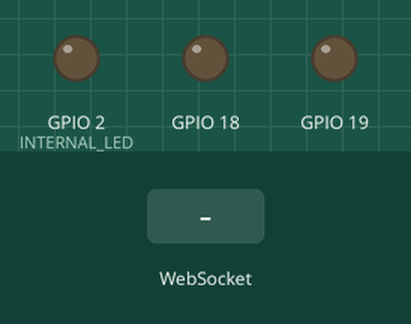
Bench run of a sketch on a simulated ESP32. Shown: output pins drawn as LEDs (lit = HIGH). The test bench sets the inputs (shaded band). WiFi joins after 1.5 s; servers stay silent unless stated; what the sketch prints to the serial monitor is not drawn.

Above: at 0.0 s.
At 1.7 s:
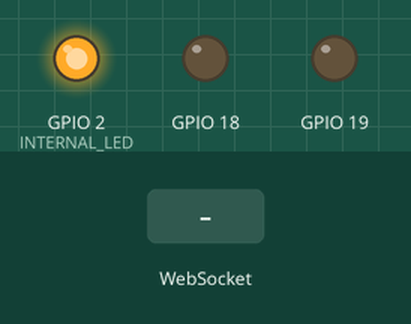
At 4.8 s:
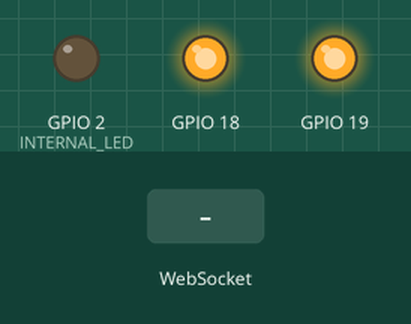
4.9 s: WebSocket text "1" received
Timing chart, 0 to 7.9 s (numbered marks = the images above; inputs shaded):
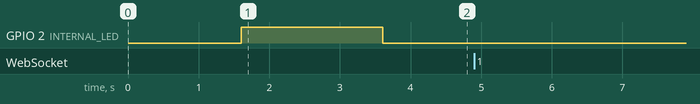

Measured:
- after the input at 4.9 s, every drawn part: stays the same

The sketch:

websocket_arduino.ino
```cpp
#include <WiFi.h>
#include <WebSocketsServer.h>
//#include <HardwareSerial.h>
#include <SoftwareSerial.h>

#define INTERNAL_LED 2

//HardwareSerial Ultrasonic_Sensor(17, 16); //   TX2 (pin 17), RX2 (pin 16)
SoftwareSerial mySerial(16, 17); //    RX2 green (pin 16), TX2 blue (pin 17)

unsigned char data[4] = {};
float distance;

IPAddress local_IP(192,168,1,41);
IPAddress gateway(192,168,1,1);
IPAddress subnet(255,255,255,0);
IPAddress primaryDNS(8,8,8,8);

const char* ssid = "EatAssDownloadFast";
const char* password = "AmericasA$$";
const char *webSocketUrl = "ws://192.168.1.41";
uint8_t count = 10;

WebSocketsServer webSocket = WebSocketsServer(80);

void webSocketEvent(uint8_t num, WStype_t type, uint8_t *payload, size_t length)
{

  switch (type)
  {
  case WStype_DISCONNECTED:
    Serial.printf("[%u] Disconnected!\n", num);
    break;
  case WStype_CONNECTED:
    Serial.printf("[%u] Connection from ", num);
    Serial.println(webSocket.remoteIP(num));
    break;
  case WStype_TEXT:
    Serial.printf("[%u] Text: %s\n", num, payload);

    if ( strncmp((char*)payload, "zap", 3) == 0)
    {
      digitalWrite(18, LOW);
      digitalWrite(19, LOW);

      delay(1000);  // 1000 milliseconds or 1 second

      digitalWrite(18, HIGH);
      digitalWrite(19, HIGH);
    }

    break;
  case WStype_BIN:
  case WStype_ERROR:
  case WStype_FRAGMENT_TEXT_START:
  case WStype_FRAGMENT_BIN_START:
  case WStype_FRAGMENT:
  case WStype_FRAGMENT_FIN:
  case WStype_PING:
  case WStype_PONG:
    break;
  }
}

void setup() {
  Serial.begin(9600);
  pinMode(INTERNAL_LED, OUTPUT);

  delay(100); //Waiting for serial to connect

  WiFi.mode(WIFI_STA); //Station mode to connect to access point

  if (!WiFi.config(local_IP, gateway, subnet, primaryDNS)) {
    Serial.println("STA Failed to configure");
  }

  Serial.println("\nAttempting to Connect WiFi");
  WiFi.begin(ssid, password);

  while(WiFi.status() != WL_CONNECTED){
    Serial.print(".");
    delay(500);
  }
  digitalWrite(INTERNAL_LED, HIGH);

  Serial.println("\nConnected to the WiFi network");
  Serial.print("Local ESP32 IP: ");
  Serial.println(WiFi.localIP());
  delay(2000);
  digitalWrite(INTERNAL_LED, LOW);

  webSocket.begin();
  webSocket.onEvent(webSocketEvent);
  mySerial.begin(9600); // Initialize the hardware serial

  // Control relay
  pinMode(18, OUTPUT);
  digitalWrite(18, HIGH); // High = off | Low = On
  pinMode(19, OUTPUT);
  digitalWrite(19, HIGH);
}

void loop() {
  webSocket.loop();

  do{
     for(int i=0;i<4;i++)
     {
       data[i]=mySerial.read();
     }
  }while(mySerial.read()==0xff);

  mySerial.flush();

  if(data[0]==0xff)
    {
      int sum;
      sum=(data[0]+data[1]+data[2])&0x00FF;
      if(sum==data[3])
      {
        distance=(data[1]<<8)+data[2];
        if(distance>30)
          {
            //Serial.print("distance=");
            //Serial.print(distance/10);
            //Serial.println("cm");

            String myString;
            myString = String(distance/10);
            webSocket.broadcastTXT(myString);
          }
          else
          {
            Serial.println("Below the lower limit");
            //webSocket.broadcastTXT("0");
          }
      }else Serial.println("ERROR");
      //webSocket.broadcastTXT("0");
     }
     delay(100);
}
```
